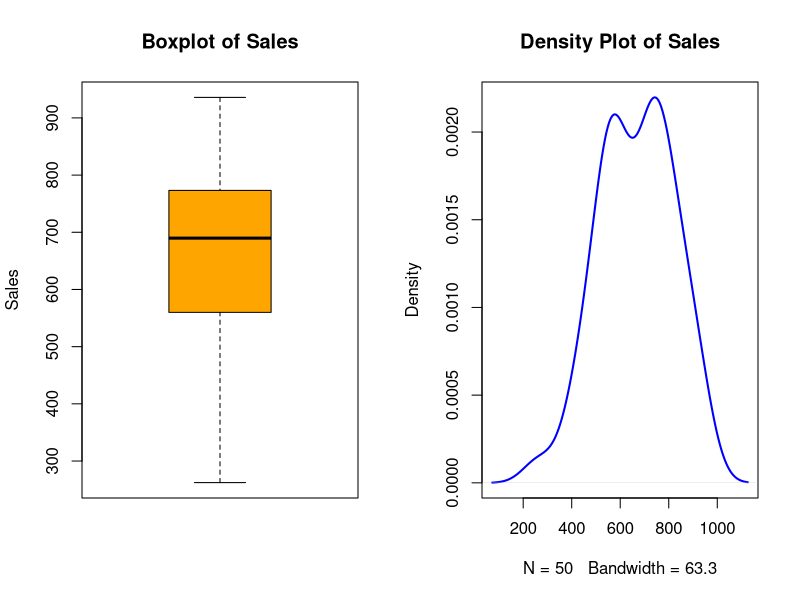
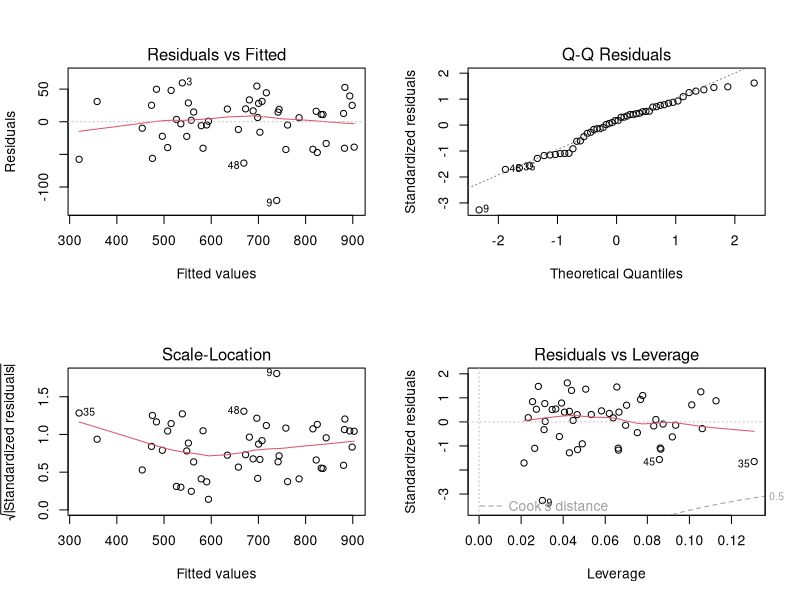
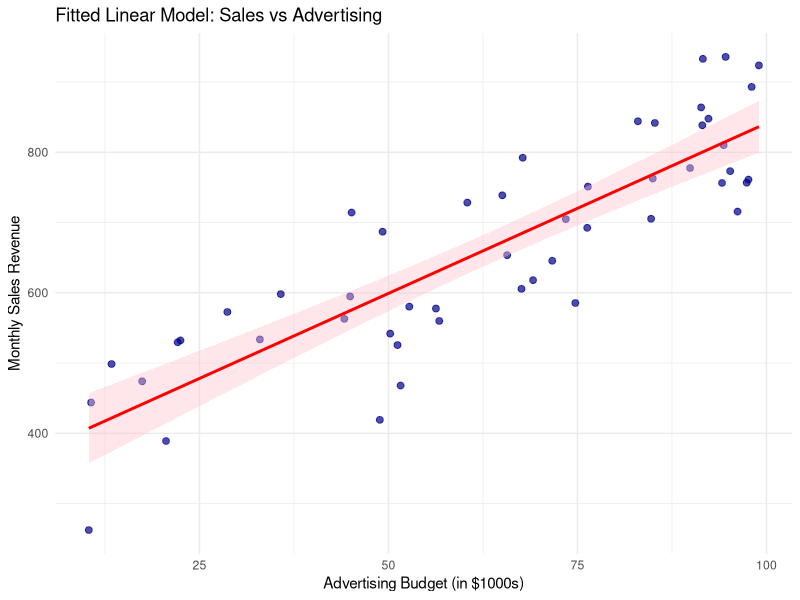
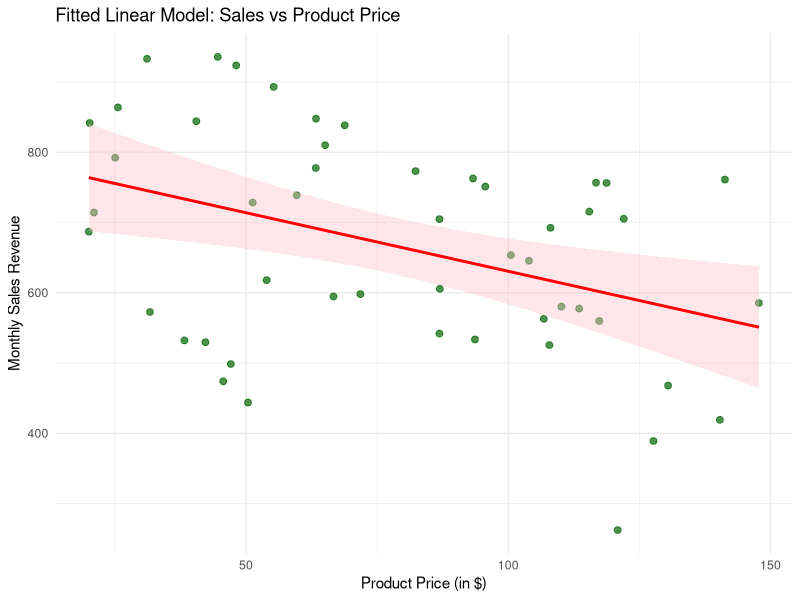
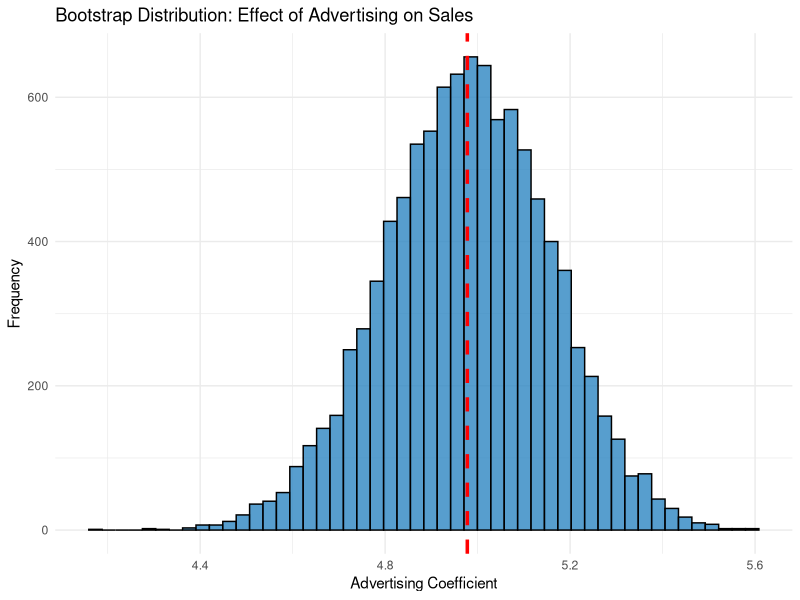
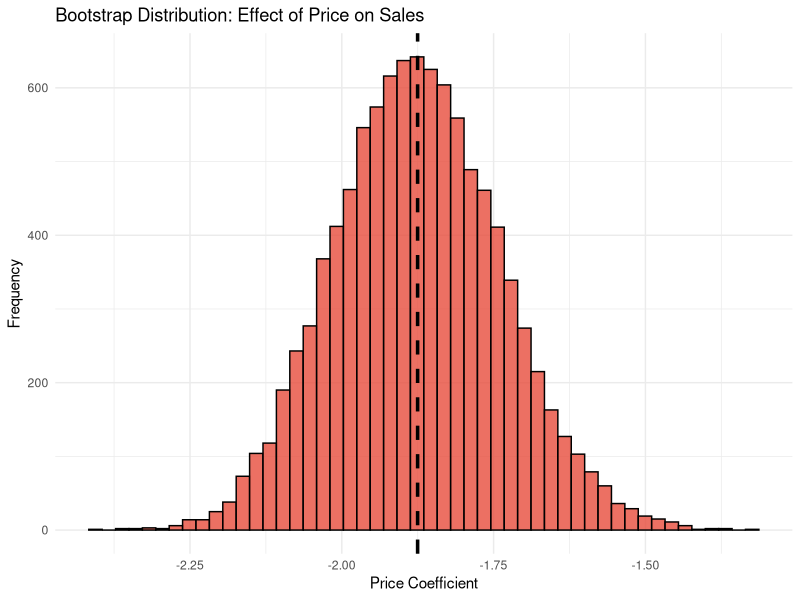
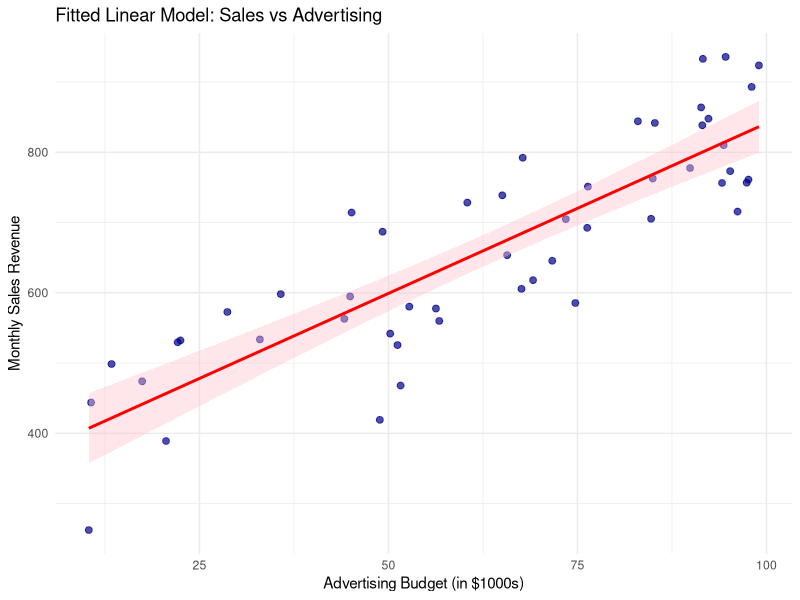
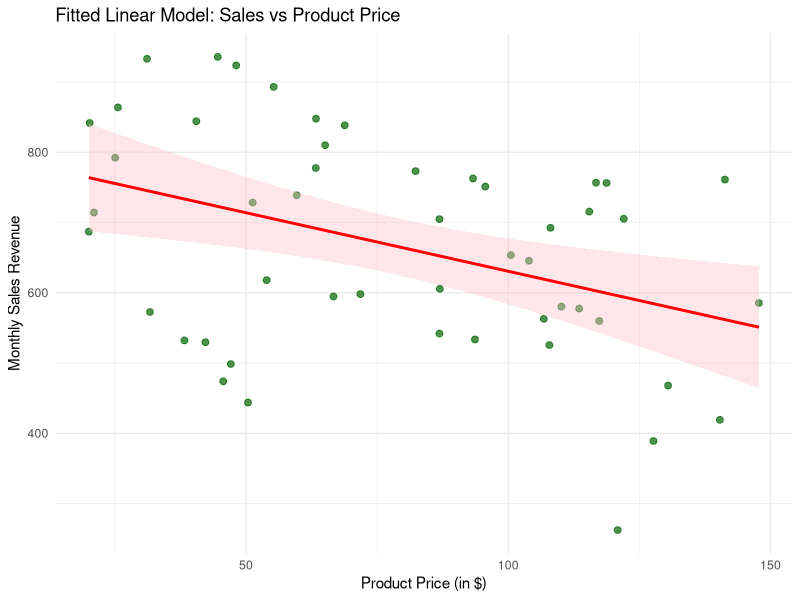

Write R code to recreate these figures, in order.
# Statistical Modeling and Simulation Project
# Topic: Linear Regression Modeling using Bootstrap Simulation
# Field: Business and Economics
# Model: Monthly Sales Revenue ~ Advertising Budget + Product Price

# ---------------------------------------------------------
# 0. Setup and Library Loading
# ---------------------------------------------------------
library(ggplot2)
library(boot)

# Set seed for exact reproducibility of the simulation
set.seed(42)

# ---------------------------------------------------------
# 1. Generate an Initial "Real-world" Base Dataset
# ---------------------------------------------------------
n_base <- 50
advertising_budget <- runif(n_base, min = 10, max = 100) # Budget ($10k to $100k)
product_price <- runif(n_base, min = 20, max = 150)      # Price ($20 to $150)

# True underlying economic parameters
beta_0 <- 500  
beta_1 <- 5    
beta_2 <- -2   

# Generate the dependent variable (Sales) with random noise
error_term <- rnorm(n_base, mean = 0, sd = 40)
sales_revenue <- beta_0 + beta_1 * advertising_budget + beta_2 * product_price + error_term

# Combine into a clean data frame
business_data <- data.frame(Sales = sales_revenue, 
                            Advertising = advertising_budget, 
                            Price = product_price)

print("--- First 6 rows of the original simulated data ---")
head(business_data)

# ---------------------------------------------------------
# 1.25. Exploratory Data Analysis (EDA) & Descriptive Statistics
# ---------------------------------------------------------
print("--- Summary Statistics ---")
summary(business_data)

print(paste("Sales Variance:", round(var(business_data$Sales), 2)))
print(paste("Sales Standard Deviation:", round(sd(business_data$Sales), 2)))
print(paste("Average (Mean) Sales:", round(mean(business_data$Sales), 2)))

# Generate EDA Plots to check distribution
par(mfrow = c(1, 2)) # Side-by-side plots
boxplot(business_data$Sales, main = "Boxplot of Sales", col = "orange", ylab = "Sales")
plot(density(business_data$Sales), main = "Density Plot of Sales", col = "blue", lwd = 2)
par(mfrow = c(1, 1)) # Reset layout

# ---------------------------------------------------------
# 1.5. Check Linear Regression Assumptions on Base Data
# ---------------------------------------------------------
# Fit a standard Ordinary Least Squares (OLS) model first
base_model <- lm(Sales ~ Advertising + Price, data = business_data)

print("--- Base OLS Model Summary ---")
summary(base_model)

# Generate diagnostic plots to check assumptions
# 1. Residuals vs Fitted (checks Linearity and Homoscedasticity)
# 2. Normal Q-Q (checks Normality of residuals)
par(mfrow = c(2, 2)) # Arrange plots in a 2x2 grid
plot(base_model)
par(mfrow = c(1, 1)) # Reset plot layout

# ---------------------------------------------------------
# 2. Define the Bootstrap Function 
# ---------------------------------------------------------
boot_reg <- function(data, indices) {
  resampled_data <- data[indices, ] 
  fit <- lm(Sales ~ Advertising + Price, data = resampled_data) 
  return(coef(fit)) 
}

# ---------------------------------------------------------
# 3. Perform Bootstrap Simulation
# ---------------------------------------------------------
num_replicates <- 10000
print("Running Bootstrap Simulation (generating 10,000 datasets)... Please wait.")
boot_results <- boot(data = business_data, statistic = boot_reg, R = num_replicates)

# ---------------------------------------------------------
# 4. Results and Confidence Intervals
# ---------------------------------------------------------
print("--- Bootstrap Simulation Results ---")
print(boot_results)

print("--- 95% Confidence Interval: Intercept ---")
boot.ci(boot_results, type = "perc", index = 1)
print("--- 95% Confidence Interval: Advertising Budget ---")
boot.ci(boot_results, type = "perc", index = 2)
print("--- 95% Confidence Interval: Product Price ---")
boot.ci(boot_results, type = "perc", index = 3)

# ---------------------------------------------------------
# 5. Visualizations for the Report
# ---------------------------------------------------------
# A. Fitted Line Plots (Scatter plots with Linear Regression Line)
p_fit_ad <- ggplot(business_data, aes(x = Advertising, y = Sales)) +
  geom_point(color = "darkblue", size = 2, alpha = 0.7) +
  geom_smooth(method = "lm", color = "red", fill = "pink", se = TRUE) +
  labs(title = "Fitted Linear Model: Sales vs Advertising",
       x = "Advertising Budget (in $1000s)",
       y = "Monthly Sales Revenue") +
  theme_minimal()

p_fit_price <- ggplot(business_data, aes(x = Price, y = Sales)) +
  geom_point(color = "darkgreen", size = 2, alpha = 0.7) +
  geom_smooth(method = "lm", color = "red", fill = "pink", se = TRUE) +
  labs(title = "Fitted Linear Model: Sales vs Product Price",
       x = "Product Price (in $)",
       y = "Monthly Sales Revenue") +
  theme_minimal()

print(p_fit_ad)
print(p_fit_price)

# B. Bootstrap Coefficient Distribution Plots
boot_df <- data.frame(boot_results$t)
colnames(boot_df) <- c("Intercept", "Advertising_Coef", "Price_Coef")

p_boot_ad <- ggplot(boot_df, aes(x = Advertising_Coef)) +
  geom_histogram(bins = 50, fill = "#2E86C1", color = "black", alpha = 0.8) +
  geom_vline(aes(xintercept = mean(Advertising_Coef)), color = "red", linetype = "dashed", size = 1.2) +
  labs(title = "Bootstrap Distribution: Effect of Advertising on Sales",
       x = "Advertising Coefficient", y = "Frequency") +
  theme_minimal()

p_boot_price <- ggplot(boot_df, aes(x = Price_Coef)) +
  geom_histogram(bins = 50, fill = "#E74C3C", color = "black", alpha = 0.8) +
  geom_vline(aes(xintercept = mean(Price_Coef)), color = "black", linetype = "dashed", size = 1.2) +
  labs(title = "Bootstrap Distribution: Effect of Price on Sales",
       x = "Price Coefficient", y = "Frequency") +
  theme_minimal()

print(p_boot_ad)
print(p_boot_price)

# Save plots for README
ggsave("images/fitted_ad.png", plot = p_fit_ad, width = 6, height = 4, dpi = 300)
ggsave("images/fitted_price.png", plot = p_fit_price, width = 6, height = 4, dpi = 300)
ggsave("images/boot_ad.png", plot = p_boot_ad, width = 6, height = 4, dpi = 300)
ggsave("images/boot_price.png", plot = p_boot_price, width = 6, height = 4, dpi = 300)
